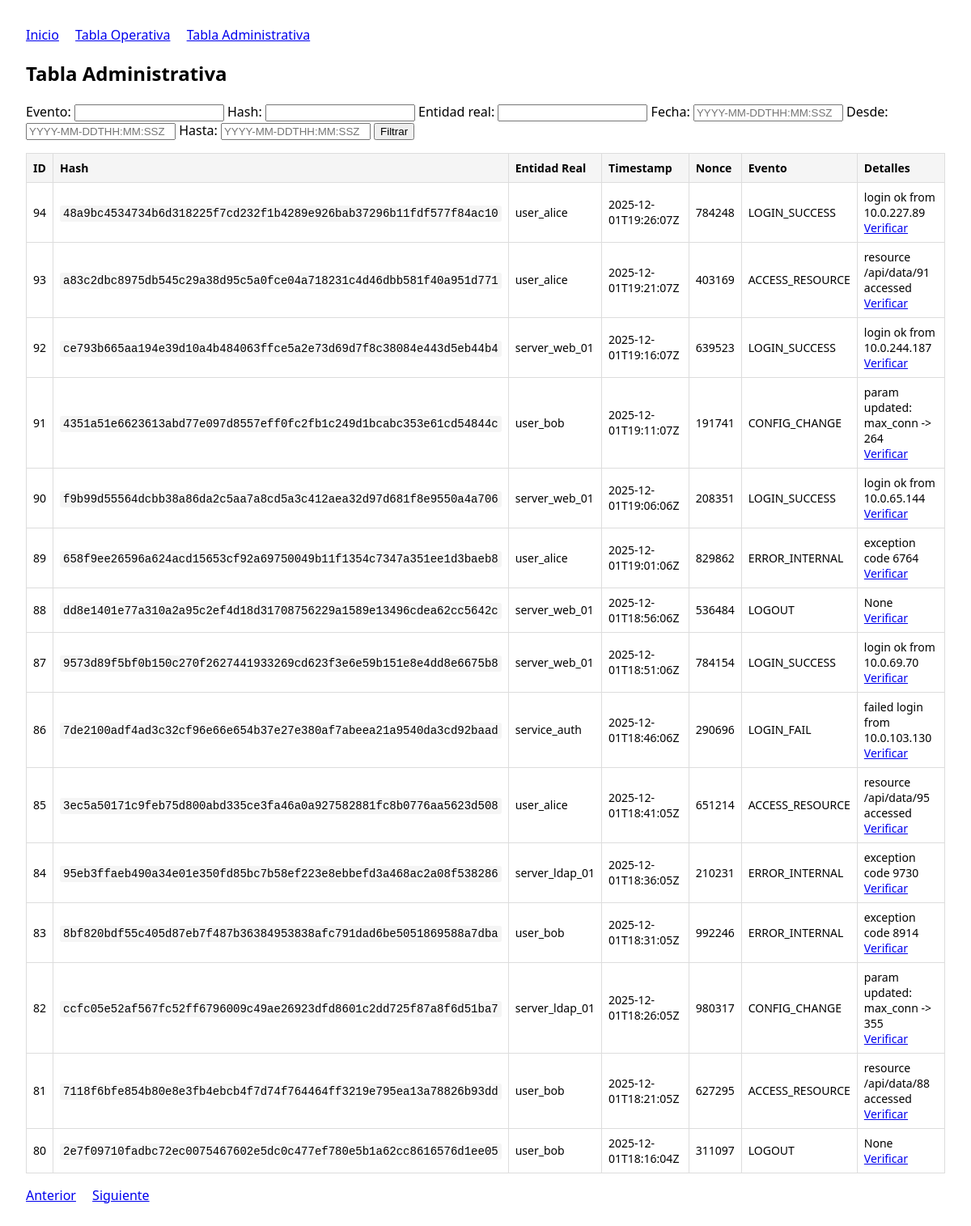
The page /admin on the database its author committed.
### tables this page shows
CREATE TABLE admin_mappings (
    id INTEGER PRIMARY KEY AUTOINCREMENT,
    hash TEXT NOT NULL UNIQUE,
    entidad_real TEXT NOT NULL,
    timestamp TEXT,
    nonce TEXT
, evento TEXT, detalles TEXT);

### web/flask_app.py (the view)
@app.get("/admin")
def admin():
    limit = int(request.args.get("limit", 50))
    offset = int(request.args.get("offset", 0))
    evento = request.args.get("evento") or None
    hash_q = request.args.get("hash") or None
    fecha = request.args.get("fecha") or None
    entidad_real = request.args.get("entidad_real") or None
    fecha_desde = _norm_iso(request.args.get("fecha_desde") or None)
    fecha_hasta = _norm_iso(request.args.get("fecha_hasta") or None)
    rows = listar_mapeos_admin(
        ADMIN_DB_PATH,
        limit=limit,
        offset=offset,
        evento=evento,
        hash_val=hash_q,
        fecha=fecha,
        fecha_desde=fecha_desde,
        fecha_hasta=fecha_hasta,
        entidad_real=entidad_real,
    )
    prev_offset = 0 if offset - limit < 0 else offset - limit
    next_offset = offset + limit
    return render_template(
        "admin.html",
        rows=rows,
        limit=limit,
        offset=offset,
        evento=evento or "",
        hash_val=hash_q or "",
        fecha=fecha or "",
        entidad_real=entidad_real or "",
        fecha_desde=fecha_desde or "",
        fecha_hasta=fecha_hasta or "",
        prev_offset=prev_offset,
        next_offset=next_offset,
    )

### database/db_admin.py (called while the page is built)
def _obtener_conexion(db_path: str):
    conn = sqlite3.connect(db_path)
    return conn

def _ensure_column(conn: sqlite3.Connection, table: str, column: str, col_type: str):
    cur = conn.cursor()
    cur.execute(f"PRAGMA table_info({table})")
    cols = [row[1] for row in cur.fetchall()]
    if column not in cols:
        cur.execute(f"ALTER TABLE {table} ADD COLUMN {column} {col_type}")

def inicializar_admin_db(db_path: str):
    conn = _obtener_conexion(db_path)
    c = conn.cursor()
    c.execute(CREATE_ADMIN_TABLE_SQL)
    _ensure_column(conn, "admin_mappings", "evento", "TEXT")
    _ensure_column(conn, "admin_mappings", "detalles", "TEXT")
    conn.commit()
    conn.close()

### web/flask_app.py (called while the page is built, shortened)
def _norm_iso(s: str | None) -> str | None:
    if not s:
        return None

### web/templates/admin.html (shortened to what this page needs)
{% extends 'base.html' %}
{% block content %}
  <h2>Tabla Administrativa</h2>
  <form method="get">
    <label>Evento: <input type="text" name="evento" value="{{ evento }}" /></label>
    <label>Hash: <input type="text" name="hash" value="{{ hash_val }}" /></label>
    <label>Entidad real: <input type="text" name="entidad_real" value="{{ entidad_real }}" /></label>
    <label>Fecha: <input type="text" name="fecha" value="{{ fecha }}" placeholder="YYYY-MM-DDTHH:MM:SSZ" /></label>
    <label>Desde: <input type="text" name="fecha_desde" value="{{ fecha_desde }}" placeholder="YYYY-MM-DDTHH:MM:SSZ" /></label>
    <label>Hasta: <input type="text" name="fecha_hasta" value="{{ fecha_hasta }}" placeholder="YYYY-MM-DDTHH:MM:SSZ" /></label>
    <button type="submit">Filtrar</button>
  </form>
  <table>
    <thead>
      <tr>
        <th>ID</th>
        <th>Hash</th>
        <th>Entidad Real</th>
        <th>Timestamp</th>
        <th>Nonce</th>
        <th>Evento</th>
        <th>Detalles</th>
      </tr>
    </thead>
    <tbody>
      {% for r in rows %}
      <tr>
        <td>{{ r.id }}</td>
        <td><code>{{ r.hash }}</code></td>
        <td>{{ r.entidad_real }}</td>
        <td>{{ r.timestamp }}</td>
        <td>{{ r.nonce }}</td>
        <td>{{ r.evento }}</td>
        <td>
          {{ r.detalles }}
          <div><a href="/verify?hash={{ r.hash }}" class="btn">Verificar</a></div>
        </td>
      </tr>
      {% endfor %}
    </tbody>
  </table>
  <div class="pager">
    <a href="?limit={{ limit }}&offset={{ prev_offset }}&evento={{ evento }}&hash={{ hash_val }}&entidad_real={{ entidad_real }}&fecha={{ fecha }}&fecha_desde={{ fecha_desde }}&fecha_hasta={{ fecha_hasta }}">Anterior</a>
    <a href="?limit={{ limit }}&offset={{ next_offset }}&evento={{ evento }}&hash={{ hash_val }}&entidad_real={{ entidad_real }}&fecha={{ fecha }}&fecha_desde={{ fecha_desde }}&fecha_hasta={{ fecha_hasta }}">Siguiente</a>
  </div>
{% endblock %}

### web/templates/base.html (style rules this page uses)
body { font-family: system-ui, Arial, sans-serif; margin: 2rem; }
table { border-collapse: collapse; width: 100%; margin-top: 1rem; }
th, td { border: 1px solid #ddd; padding: 8px; font-size: 14px; }
th { background: #f5f5f5; text-align: left; }
.pager { margin-top: 1rem; }
.pager a { margin-right: 1rem; }
code { background: #f5f5f5; padding: 2px 4px; border-radius: 3px; }

### rows shown on the page
admin_mappings: id "94", hash "48a9bc4534734b6d318225f7cd232f1b4289e926bab37296b11fdf577f84ac10", entidad_real "user_alice", timestamp "2025-12-01T19:26:07Z", nonce "784248", evento "LOGIN_SUCCESS", detalles "login ok from 10.0.227.89"
admin_mappings: id "93", hash "a83c2dbc8975db545c29a38d95c5a0fce04a718231c4d46dbb581f40a951d771", entidad_real "user_alice", timestamp "2025-12-01T19:21:07Z", nonce "403169", evento "ACCESS_RESOURCE", detalles "resource /api/data/91 accessed"
admin_mappings: id "92", hash "ce793b665aa194e39d10a4b484063ffce5a2e73d69d7f8c38084e443d5eb44b4", entidad_real "server_web_01", timestamp "2025-12-01T19:16:07Z", nonce "639523", evento "LOGIN_SUCCESS", detalles "login ok from 10.0.244.187"
admin_mappings: id "91", hash "4351a51e6623613abd77e097d8557eff0fc2fb1c249d1bcabc353e61cd54844c", entidad_real "user_bob", timestamp "2025-12-01T19:11:07Z", nonce "191741", evento "CONFIG_CHANGE", detalles "param updated: max_conn -> 264"
admin_mappings: id "90", hash "f9b99d55564dcbb38a86da2c5aa7a8cd5a3c412aea32d97d681f8e9550a4a706", entidad_real "server_web_01", timestamp "2025-12-01T19:06:06Z", nonce "208351", evento "LOGIN_SUCCESS", detalles "login ok from 10.0.65.144"
admin_mappings: id "89", hash "658f9ee26596a624acd15653cf92a69750049b11f1354c7347a351ee1d3baeb8", entidad_real "user_alice", timestamp "2025-12-01T19:01:06Z", nonce "829862", evento "ERROR_INTERNAL", detalles "exception code 6764"
admin_mappings: id "88", hash "dd8e1401e77a310a2a95c2ef4d18d31708756229a1589e13496cdea62cc5642c", entidad_real "server_web_01", timestamp "2025-12-01T18:56:06Z", nonce "536484", evento "LOGOUT", detalles "None"
admin_mappings: id "87", hash "9573d89f5bf0b150c270f2627441933269cd623f3e6e59b151e8e4dd8e6675b8", entidad_real "server_web_01", timestamp "2025-12-01T18:51:06Z", nonce "784154", evento "LOGIN_SUCCESS", detalles "login ok from 10.0.69.70"
admin_mappings: id "86", hash "7de2100adf4ad3c32cf96e66e654b37e27e380af7abeea21a9540da3cd92baad", entidad_real "service_auth", timestamp "2025-12-01T18:46:06Z", nonce "290696", evento "LOGIN_FAIL", detalles "failed login from 10.0.103.130"
admin_mappings: id "85", hash "3ec5a50171c9feb75d800abd335ce3fa46a0a927582881fc8b0776aa5623d508", entidad_real "user_alice", timestamp "2025-12-01T18:41:05Z", nonce "651214", evento "ACCESS_RESOURCE", detalles "resource /api/data/95 accessed"
admin_mappings: id "84", hash "95eb3ffaeb490a34e01e350fd85bc7b58ef223e8ebbefd3a468ac2a08f538286", entidad_real "server_ldap_01", timestamp "2025-12-01T18:36:05Z", nonce "210231", evento "ERROR_INTERNAL", detalles "exception code 9730"
admin_mappings: id "83", hash "8bf820bdf55c405d87eb7f487b36384953838afc791dad6be5051869588a7dba", entidad_real "user_bob", timestamp "2025-12-01T18:31:05Z", nonce "992246", evento "ERROR_INTERNAL", detalles "exception code 8914"
admin_mappings: id "82", hash "ccfc05e52af567fc52ff6796009c49ae26923dfd8601c2dd725f87a8f6d51ba7", entidad_real "server_ldap_01", timestamp "2025-12-01T18:26:05Z", nonce "980317", evento "CONFIG_CHANGE", detalles "param updated: max_conn -> 355"
admin_mappings: id "81", hash "7118f6bfe854b80e8e3fb4ebcb4f7d74f764464ff3219e795ea13a78826b93dd", entidad_real "user_bob", timestamp "2025-12-01T18:21:05Z", nonce "627295", evento "ACCESS_RESOURCE", detalles "resource /api/data/88 accessed"
admin_mappings: id "80", hash "2e7f09710fadbc72ec0075467602e5dc0c477ef780e5b1a62cc8616576d1ee05", entidad_real "user_bob", timestamp "2025-12-01T18:16:04Z", nonce "311097", evento "LOGOUT", detalles "None"
